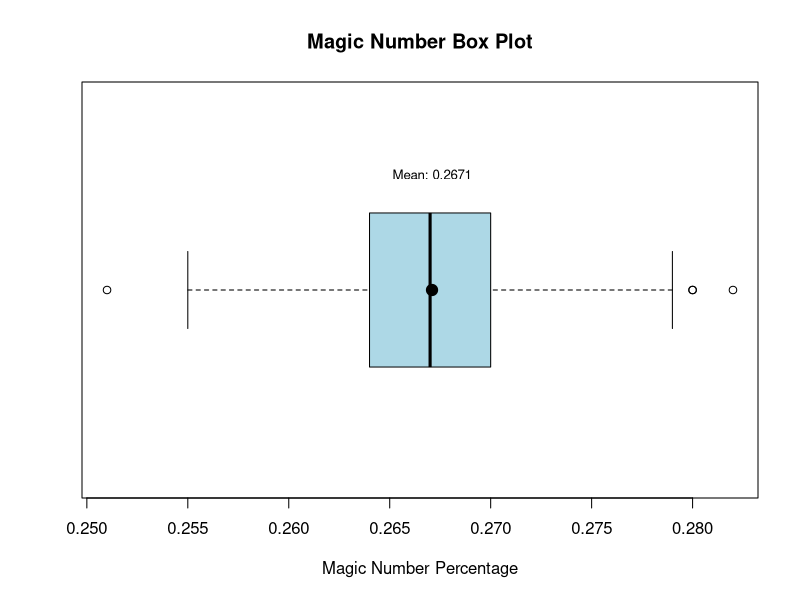
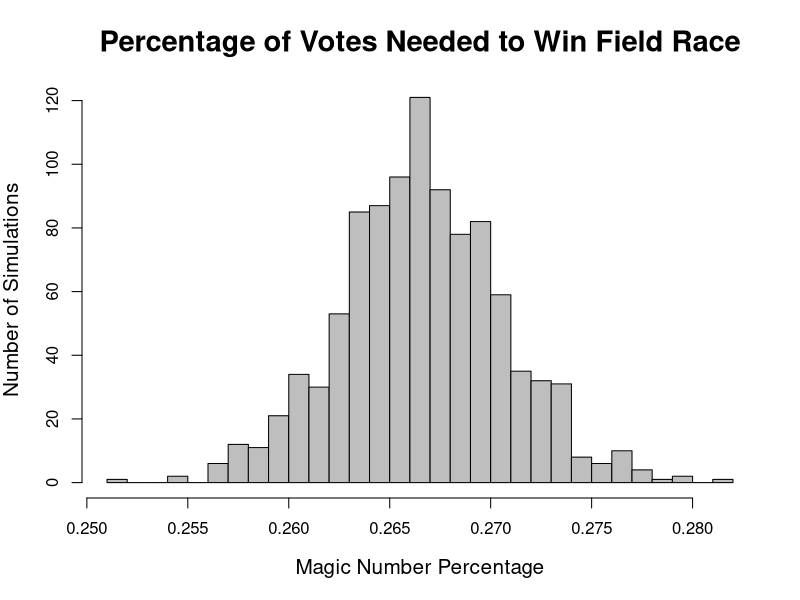

The R script that drew these images, in order: (Note: this script raises an error after producing the figures.)
library(tidyverse)


# Define constants

#final registered voters <- 603958
#total_projected_votes <- 448859.  #Actual number of total ballots (projected)
#total_votes <- 405825 #Actual number of total ballots (official)       43,034 less than projected
total_votes <- 1000   #Use smaller number so simulation actually finishes
percentages <- c(0.313, 0.044, 0.6426)  # Votes distribution

# Calculate the number of votes
no_votes <- round(total_votes * percentages[1])  # No votes
one_vote <- round(total_votes * percentages[2])  # Votes for one candidate
two_votes <- round(total_votes * percentages[3])  # Votes for two candidates

# Define candidates
candidates <- c("A", "B", "C", "D", "E")

# Function to simulate the election
simulate_election <- function(candidates, one_vote, two_votes) {
  # Create a ballot list
  ballots <- vector("list", total_votes)
  
  # Assign ballots for no votes
  for (i in 1:no_votes) {
    ballots[[i]] <- c()  # No votes
  }
  
  # Assign ballots for one candidate
  for (i in (no_votes + 1):(no_votes + one_vote)) {
    ballots[[i]] <- sample(candidates, 1)  # Vote for one candidate
  }
  
  # Assign ballots for two candidates
  for (i in (no_votes + one_vote + 1):total_votes) {
    ballots[[i]] <- sample(candidates, 2)  # Vote for two candidates
  }
  
  # Count votes for each candidate
  vote_counts <- table(unlist(ballots))
  return(as.numeric(vote_counts))
}

# Store results
results <- replicate(1000, simulate_election(candidates, one_vote, two_votes))

# Convert results to a data frame
results_df <- as.data.frame(t(results))
colnames(results_df) <- candidates

# Determine winners (top 2 candidates)
results_df$Election <- 1:nrow(results_df)
results_df$Winner1 <- apply(results_df[, 1:5], 1, function(x) names(sort(x, decreasing = TRUE)[1]))
results_df$Winner2 <- apply(results_df[, 1:5], 1, function(x) names(sort(x, decreasing = TRUE)[2]))
results_df$MagicNumber <- apply(results_df[, 1:5], 1, function(x) (sort(x, decreasing = TRUE)[3]+1)/total_votes)

# Display results
head(results_df)

# Summary of winning candidates
winner_summary <- table(results_df$Winner1, results_df$Winner2)
winner_summary

magic_number_average <- mean(results_df$MagicNumber)
needed_votes <- magic_number_average*448859
needed_votes

# Basic boxplot without notches and jitter points
boxplot(
  results_df$MagicNumber, 
  main = "Magic Number Box Plot", 
  xlab = "Magic Number Percentage",
  col = "lightblue",
  horizontal = TRUE,
  border = "black",   # Change border color
  outline = TRUE          # Keep outliers visible (optional)
)

# Add the mean point
points(magic_number_average, 1, pch = 19, col = "black", cex = 1.5)  # Adjust '1' based on your y-axis

# Annotate the mean above the boxplot
text(magic_number_average, 1.3, labels = paste("Mean:", round(magic_number_average, 5)), col = "black", cex = 0.8)




# Create the histogram
hist(
  results_df$MagicNumber, 
  main = "Percentage of Votes Needed to Win Field Race", 
  xlab = "Magic Number Percentage",
  ylab = "Number of Simulations",
  col = "grey", 
  border = "black",
  breaks = 25,
  cex.main = 1.75,
  cex.lab = 1.25
)

# Add a vertical line for the mean
abline(v = mean_value, col = "black", lwd = 2)


# Add text for the mean
text(x = mean_value + 0.008, y = 80, 
     labels = paste("Mean:", round(mean_value*100, 2),"%"), 
     col = "black", cex = 2) 
